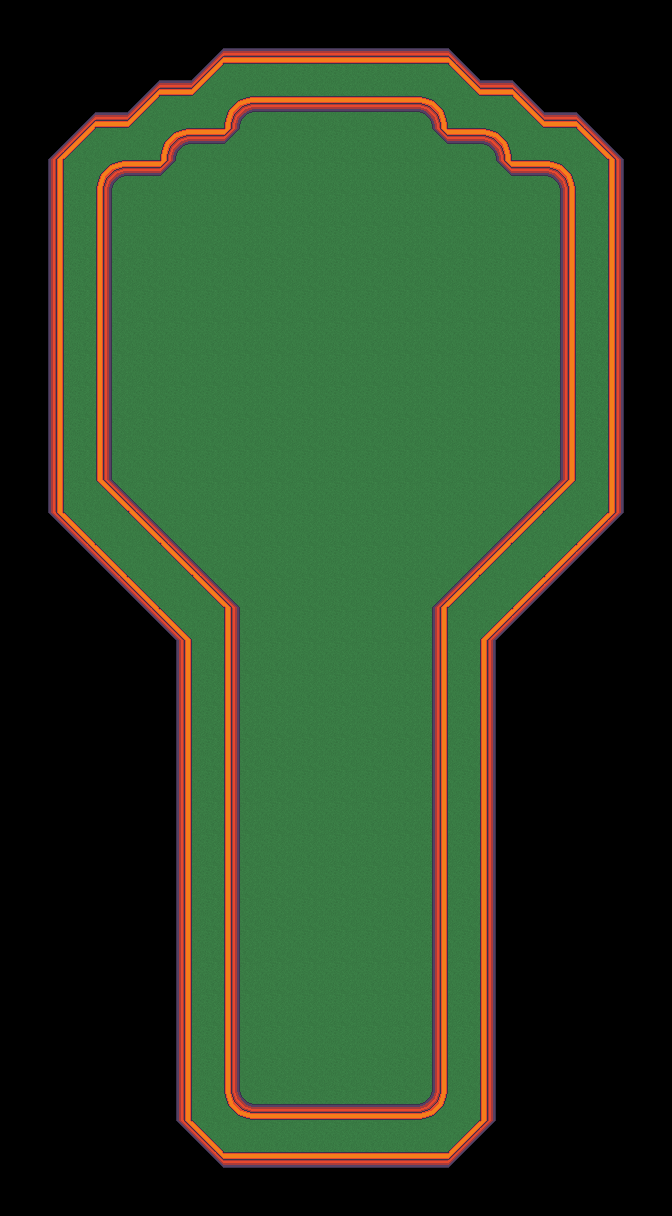

This is a level from a 2D game, rendered from its Tiled map with the project's own tilesets. A one-line summary and the map file follow, with tile-layer data summarised:
An orthogonal 21x38 tile map with 32x32 px tiles, 2 tile layers (ground, walls) and 13 objects (5x bumper, 2x catapult, exterior, tee, hole, ...).

<map version="1.0" tiledversion="1.1.4" orientation="orthogonal" renderorder="right-down" width="21" height="38" tilewidth="32" tileheight="32" infinite="0" nextobjectid="52">
 <properties>
  <property name="name" value="Fist" />
  <property name="par" type="int" value="2" />
 </properties>
 <tileset firstgid="1" source="tileset.tsx" />
 <layer name="ground" width="21" height="38">
  <data>[798 cells, 426 non-empty, 5 distinct tile ids]</data>
 </layer>
 <layer name="walls" width="21" height="38">
  <data>[798 cells, 196 non-empty, 16 distinct tile ids]</data>
 </layer>
 <objectgroup name="collision">
  <object id="47" type="exterior" x="432" y="1088">
   <polyline points="0,0 0,-480 128,-608 128,-904 120,-912 80,-912 64,-928 64,-936 56,-944 16,-944 0,-960 0,-968 -8,-976 -184,-976 -192,-968 -192,-960 -208,-944 -248,-944 -256,-936 -256,-928 -272,-912 -312,-912 -320,-904 -320,-608 -192,-480 -192,8 -184,16 -8,16 0,8 0,0" />
  </object>
 </objectgroup>
 <objectgroup name="objects">
  <object id="8" type="tee" gid="183" x="336" y="1024" width="32" height="32">
   <properties>
    <property name="facing" type="int" value="0" />
   </properties>
  </object>
  <object id="17" type="hole" gid="169" x="320" y="224" width="32" height="32" />
  <object id="37" type="bumper" gid="184" x="416" y="480" width="32" height="32" />
  <object id="38" type="bumper" gid="184" x="224" y="480" width="32" height="32" />
  <object id="39" type="bumper" gid="184" x="320" y="576" width="32" height="32" />
  <object id="40" type="catapult" gid="171" x="192" y="384" width="32" height="32" />
  <object id="41" type="catapult" gid="171" x="448" y="384" width="32" height="32" />
  <object id="45" type="bumper" gid="184" x="416" y="288" width="32" height="32" />
  <object id="46" type="bumper" gid="184" x="224" y="288" width="32" height="32" />
  <object id="49" type="pontoon" gid="172" x="336" y="864" width="32" height="32" />
  <object id="50" type="sand" x="328" y="448">
   <polyline points="8,8 40,0 64,-24 80,-56 80,-88 64,-136 32,-152 -16,-144 -40,-120 -56,-72 -56,-32 -40,-8 -16,8 8,8" />
  </object>
  <object id="51" type="water" x="288" y="832">
   <polyline points="-16,32 0,40 16,32 32,8 40,0 48,-8 56,-16 72,-16 80,-8 88,0 104,0 112,-8 120,-24 120,-64 120,-104 120,-144 112,-176 104,-192 96,-208 72,-216 32,-208 8,-184 -16,-144 -24,-96 -24,-56 -24,-8 -16,32" />
  </object>
 </objectgroup>
</map>
